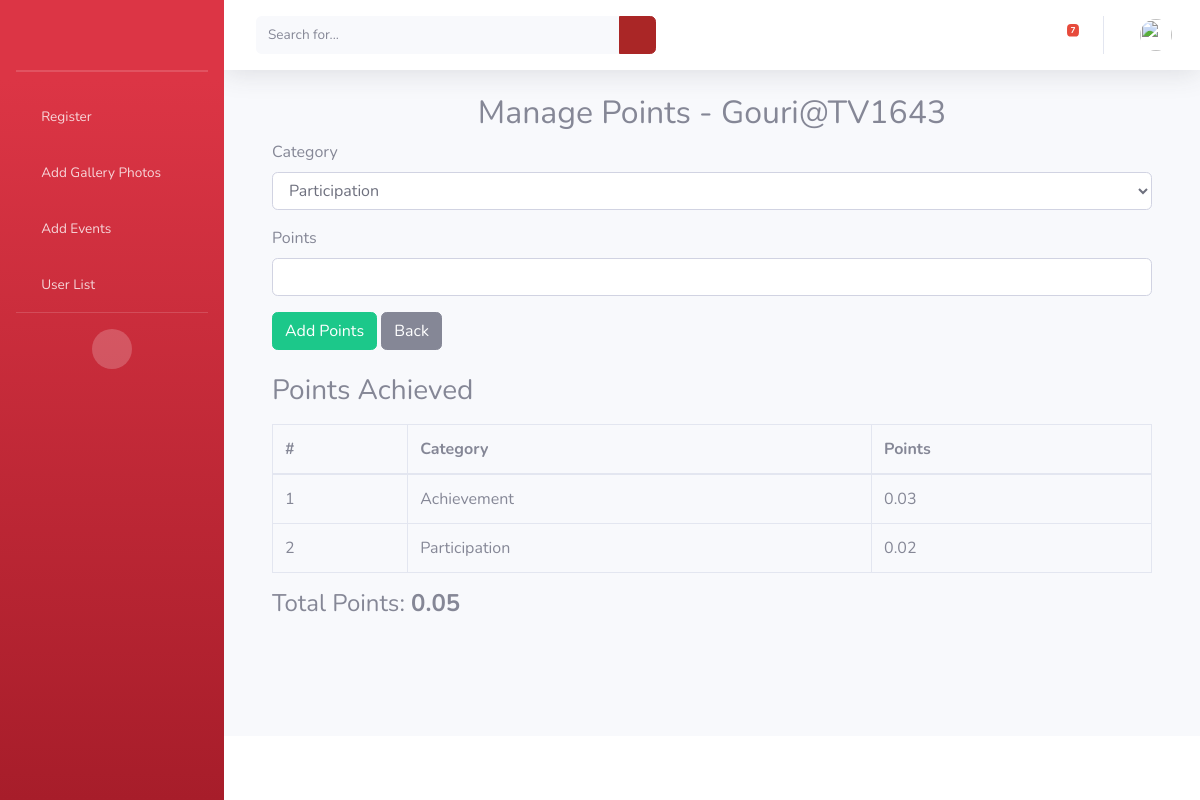
The page /users/points/10/ (signed in) on the database its author committed.
### triloka/models.py (models this page shows, shortened)
class UserPoint(models.Model):
    CATEGORY_CHOICES = [
        ('Participation', 'Participation'),
        ('Achievement', 'Achievement'),
        ('Leadership', 'Leadership'),
    ]
    user = models.ForeignKey(User, on_delete=models.CASCADE)
    category = models.CharField(max_length=50, choices=CATEGORY_CHOICES)
    points = models.DecimalField(max_digits=10, decimal_places=2, default=0.00)

### triloka/views.py (the view, shortened to what this page needs)
# urls.py: path("users/points/<int:user_id>/", user_points, name="user_points"),
@login_required
def user_points(request, user_id):
    user = get_object_or_404(User, id=user_id)
    points = UserPoint.objects.filter(user=user)
    total_points = sum(point.points for point in points)
    return render(request, "user_points.html", {"user": user, "points": points, "total_points": total_points})

### triloka/templates/user_points.html (shortened to what this page needs)
{% extends 'admin_dashboard.html' %}
{% block content %}
<div class="container mt-4">
    <h2 class="text-center">Manage Points - {{ user.username }}</h2>
    <form method="post">
        <div class="mb-3">
            <label class="form-label">Category</label>
            <select name="category" class="form-control">
                <option value="Participation">Participation</option>
            </select>
        </div>
        <div class="mb-3">
            <label class="form-label">Points</label>
            <input type="number" name="points" class="form-control" step="0.01" required>
        </div>
        <button type="submit" class="btn btn-success">Add Points</button>
        <a href="{% url 'user_list' %}" class="btn btn-secondary">Back</a>
    </form>
    <h3 class="mt-4">Points Achieved</h3>
    {% if points %}
        <table class="table table-bordered mt-3">
            <thead>
                <tr>
                    <th>#</th>
                    <th>Category</th>
                    <th>Points</th>
                </tr>
            </thead>
            <tbody>
                {% for point in points %}
                <tr>
                    <td>{{ forloop.counter }}</td>
                    <td>{{ point.category }}</td>
                    <td>{{ point.points }}</td>
                </tr>
                {% endfor %}
            </tbody>
        </table>
        <h4 class="text-end mt-3">Total Points: <strong>{{ total_points }}</strong></h4>
    {% else %}
        <p class="mt-3">No points recorded yet.</p>
    {% endif %}
</div>
{% endblock %}

### rows shown on the page
UserPoint: category "Achievement", points "0.03"
UserPoint: category "Participation", points "0.02"

### other values the page prints
{{ user.username }} "Gouri@TV1643"
{{ total_points }} "0.05"
